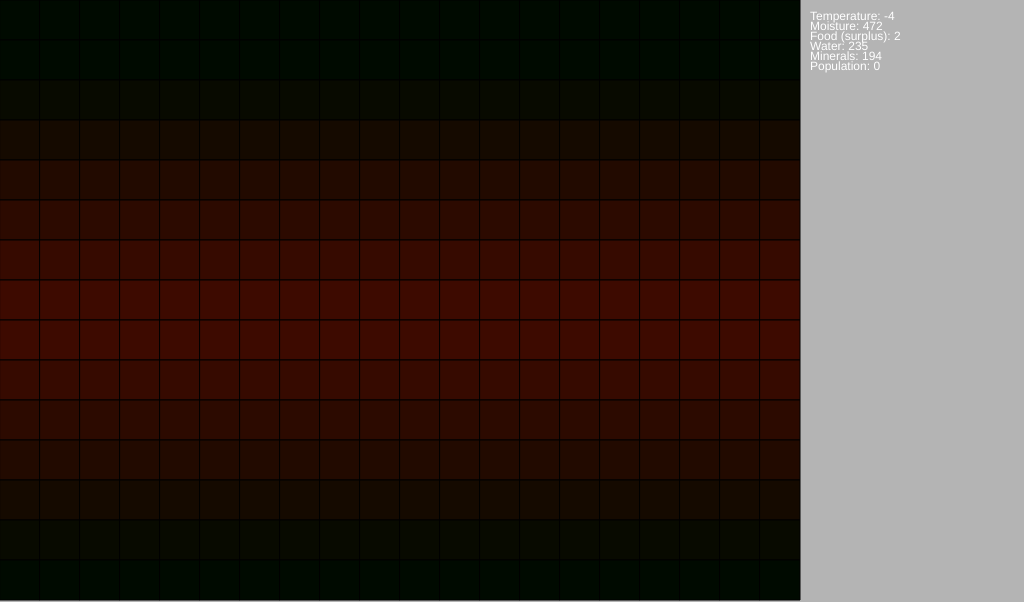
Frame 1 (no input)
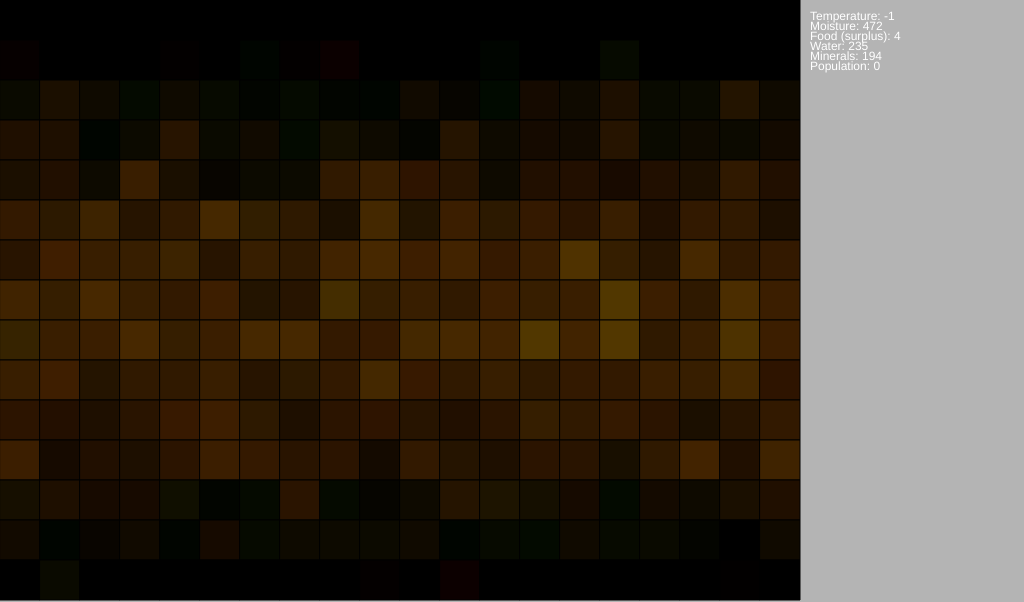
Frame 60 (no input)
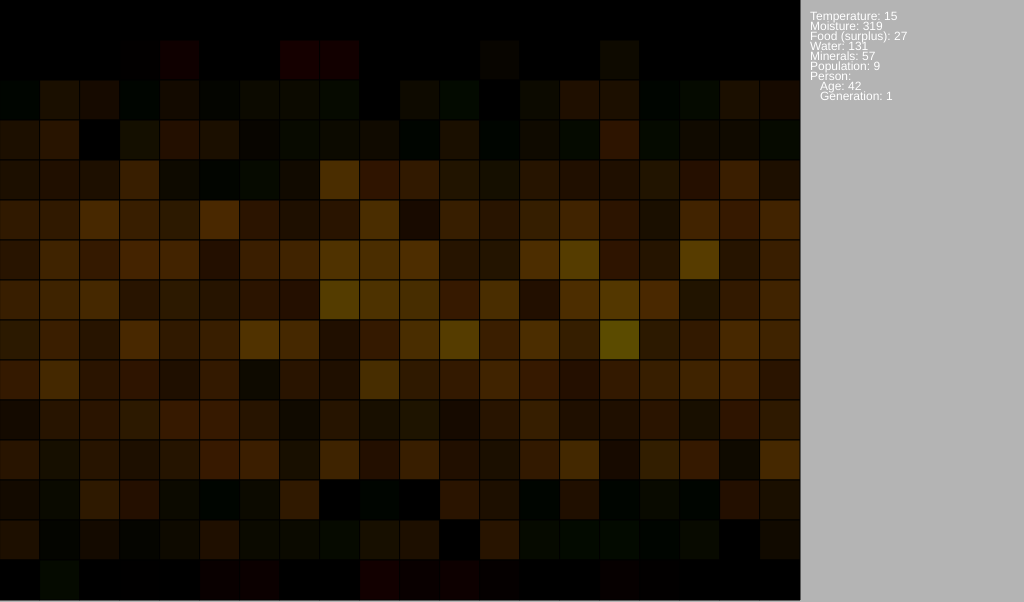
Frame 120 (the mouse pressed at the canvas centre since frame 60)

The p5.js sketch that drew these frames (run headless with seeded random() and noise() and a simulated clock; from frame 60 on, the mouse is pressed at the canvas centre):

// p5.js sketch
// ── sketch.js
var lens = ['Temperature', 'Population', 'None', 'None'];

var cells = [];

function setup() {
    createCanvas(1024, 602);
    for(var x = 0; x < 20; x++) {
        cells[x] = [];
        for(var y = 0; y < 15; y++) {
            cells[x][y] = new Cell(x, y);
            cells[x][y].init();
        }
    }
    frameRate(20);
}

function draw() {
    background(180);
    for(var x = 0; x < 20; x++) {
        for(var y = 0; y < 15; y++) {
            var f = [];
            for(var i = 0; i < lens.length; i++) {
                if(lens[i] == 'None') {
                    if(i == 3) {
                        f.push(255);
                    } else {
                        f.push(0);
                    }
                }
                if(lens[i] == 'Population') {
                    f.push(cells[x][y].population.length * 5);
                }
                if(lens[i] == 'Temperature') {
                    f.push(cells[x][y].climate.temperature * 5);
                }
                if(lens[i] == 'Moisture') {
                    f.push(cells[x][y].climate.moisture / 2);
                }
                if(lens[i] == 'Food') {
                    f.push(cells[x][y].resources.food * 5);
                }
                if(lens[i] == 'Water') {
                    f.push(cells[x][y].resources.water);
                }
                if(lens[i] == 'Minerals') {
                    f.push(cells[x][y].resources.minerals);
                }
            }
            fill(f[0], f[1], f[2], f[3]);     
            rect(x * 40, y * 40, 40, 40);
            cells[x][y].update();
        }
    }

    var scaledMouseX = Math.floor(mouseX / 40);
    var scaledMouseY = Math.floor(mouseY / 40);

    if(scaledMouseX >= 0 && scaledMouseX < 20 && scaledMouseY >= 0 && scaledMouseY < 15) {
        var currentCell = cells[scaledMouseX][scaledMouseY];
        fill(255);
        text('Temperature: ' + Math.round(currentCell.climate.temperature), 810, 20);
        text('Moisture: ' + Math.round(currentCell.climate.moisture), 810, 30);
        text('Food (surplus): ' + Math.round(currentCell.resources.food), 810, 40);
        text('Water: ' + Math.round(currentCell.resources.water), 810, 50);
        text('Minerals: ' + Math.round(currentCell.resources.minerals), 810, 60);
        text('Population: ' + Math.round(currentCell.population.length), 810, 70);

        if(currentCell.population.length > 0) {
            text('Person: ', 810, 80)
            text('Age: ' + currentCell.population[0].age, 820, 90);
            text('Generation: ' + currentCell.population[0].generation, 820, 100);
        }
    }
    
}
// ── cell.js
function Cell(x, y){
    this.x = x;
    this.y = y;

    this.init = function() {
        this.climate.temperature = -Math.pow(Math.abs(this.y - 7.5), 1.4) + 12.5;
        this.climate.moisture = 100 + Math.random() * 412;

        this.resources.food = 0;
        this.resources.water = this.climate.moisture / 2;
        this.resources.minerals = Math.random() * 200;

        for(var x = 0; x < 2; x++) {
            var person = new Person();
            person.race = new Race();
            person.race.preferredClimate = {
                temperature: {
                    max: this.climate.temperature + 10,
                    min: this.climate.temperature - 10
                },
                moisture: {
                    max: this.climate.moisture + 50,
                    min: this.climate.moisture - 50
                }
            }

            person.race.resourceRequirements = {
                food: Math.ceil(Math.random() * 2),
                water: Math.ceil(Math.random() * 2),
                minerals: 0
            };

            person.location = {
                x: this.x,
                y: this.y
            }
            this.population.push(person);
            this.bachelors.push(person);
        }
    }

    this.relations = {
        allies: [],
        neutral: [],
        enemies: []
    };

    this.climate = {
        temperature: 0,
        moisture: 0
    };

    this.resources = {
        food: 0,
        water: 0,
        minerals: 0
    };

    this.population = [];
    this.bachelors = [];

    this.defenses = [];
    this.farms = [];
    this.houses = [];

    this.racialDistribution = function() {
        var races = [];
        for(var p of population) {
            if(!races.includes(p.race)) { 
                races.push(p.race);
            }
        }

        var raceCounters = [];
        for(var x = 0; x < races.length; x++) {
            raceCounters[x] = 0;
            for(var p of population) { 
                if(p.race == races[x].length) { 
                    raceCounters[x]++; 
                }
            }
        }

        return {
            races: races,
            raceCounters: raceCounters
        };
    }

    this.update = function() {
        this.climate.temperature += (Math.random() * 1) - 0.5;
        this.climate.moisture += (Math.random() * 10) - 5;
        this.resources.water += (Math.random() * 10) - 5;
        this.resources.minerals += (Math.random() * 0.01) - 0.005;
                
        if(this.climate.temperature > -30) {
           this.resources.food = 2 * (Math.abs(20 - this.climate.temperature) - (12 * Math.sqrt(Math.abs(20 - this.climate.temperature))) + 36);
        }

        for(var x = 0; x < this.population.length; x++) {
            var person = this.population[x];
            person.age++;
            
            this.food -= person.race.resourceRequirements.food;
            if(person.partner == null) {
                if(this.bachelors.length > 0) {
                    this.bachelors.splice(this.bachelors.indexOf(person), 1);
                    var bachelorsIndex = Math.floor(Math.random() * this.bachelors.length);
                    person.partner = this.bachelors[bachelorsIndex];
                    this.bachelors.splice(bachelorsIndex);
                }
            }
            if(this.resources.food > 2 && person.partner != null) {
                var parent1 = person;
                var parent2 = person.partner;
                for(var i = 0; i < person.race.birthRate; i++) {
                    var baby = new Person();

                    baby.location = parent1.location;
                    baby.generation = parent1.generation + 1;

                    baby.race = parent1.race;
                    baby.race.preferredClimate = {
                        temperature: {
                            max: (parent1.race.preferredClimate.temperature.max + parent2.race.preferredClimate.temperature.min) / 2,
                            min: (parent1.race.preferredClimate.temperature.min + parent2.race.preferredClimate.temperature.min) / 2
                        },
                        moisture: {
                            max: (parent1.race.preferredClimate.moisture.max + parent2.race.preferredClimate.temperature.min) / 2,
                            min: (parent1.race.preferredClimate.moisture.max + parent2.race.preferredClimate.temperature.min) / 2
                        }
                    }

                    baby.race.resourceRequirements = {
                        food: (parent1.race.resourceRequirements.food + parent2.race.resourceRequirements.food) / 2,
                        water: (parent1.race.resourceRequirements.water + parent2.race.resourceRequirements.water) / 2
                    };

                    parent1.children.push(baby);
                    parent2.children.push(baby);
                    this.population.push(baby);
                    this.bachelors.push(baby);
                }
            }
            if(person.age > person.race.lifeSpan) {
                if(Math.random() > person.race.hardiness) {
                    this.population.splice(this.population.indexOf(person), 1);
                }
            }
            if(this.resources.food < this.population.length) {
                this.population.splice(this.population.indexOf(person));
            }
        }

        if(this.climate.moisture < 0) {
            this.climate.moisture = 1;
        }
        if(this.resources.water < 0) {
            this.resources.water = 1;
        }
        if(this.resources.food < 0) {
            this.resources.food = 1;
        }
        if(this.resources.food > 500) {
            this.resources.food = 500;
        }
        if(this.resources.minerals < 0) {
            this.resources.minerals = 1;
        }
    }
}
// ── person.js
function Person() {
    this.children = [];
    this.location = {
        x: 0,
        y: 0
    };
    this.age = 0;
    this.generation = 0;
    this.race = null;
    this.partner = null;
}
// ── race.js
function Race() {
    this.allies = [];
    this.neutral = [];
    this.enemies = [];

    this.preferredClimate = {
        temperature: {
            max: 0,
            min: 0
        },
        moisture: {
            max: 0,
            min: 0
        }
    };

    this.resourceRequirements = {
        food: 0,
        water: 0
    };

    this.birthRate = 2;
    this.hardiness = 0.1;
    this.lifeSpan = Math.random() * 100;

    this.desires = [];

    this.specialAbility = null;
}
